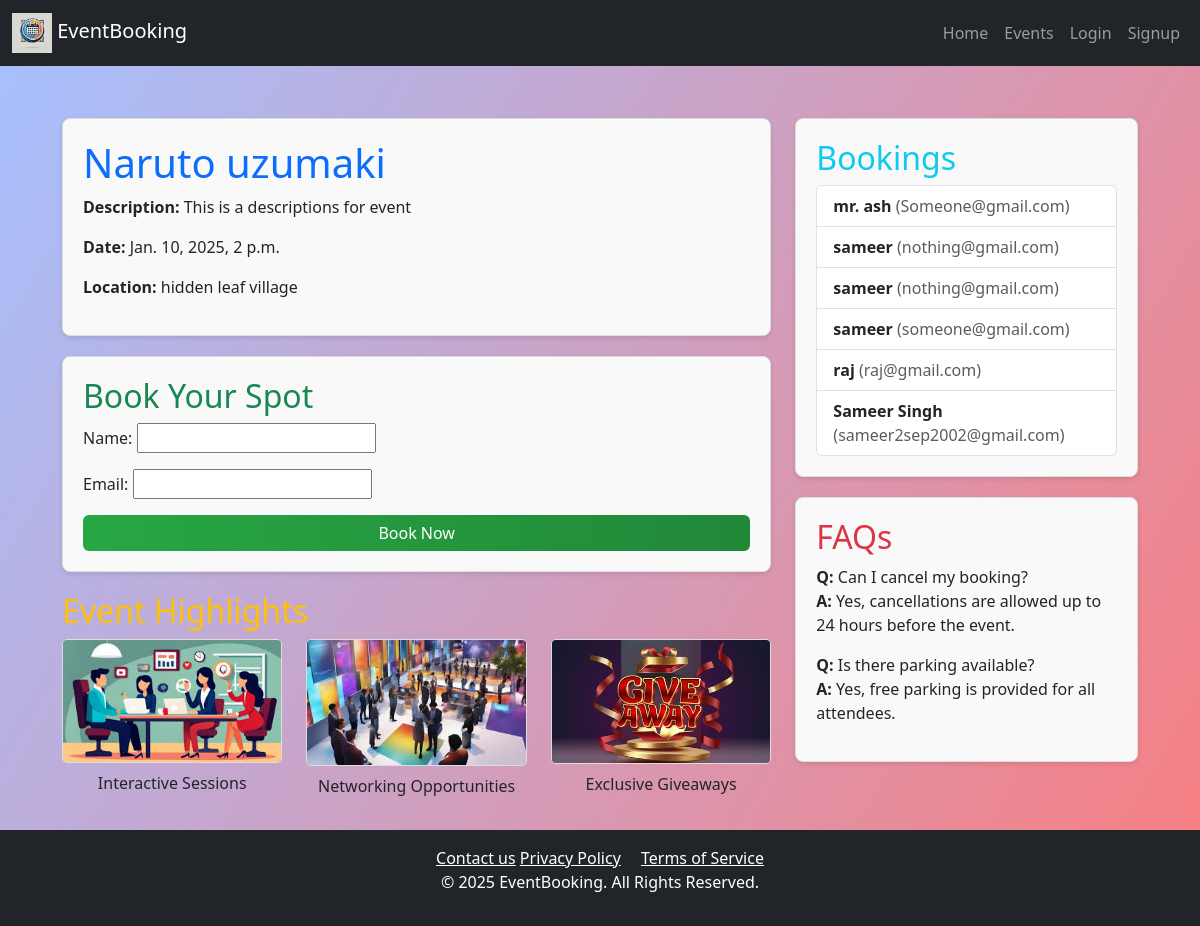
The app's page /events/1/ with its own data.
### events/models.py (models this page shows, shortened)
class Event(models.Model):
    name = models.CharField(max_length=100)
    description = models.TextField()
    date = models.DateTimeField()
    location = models.CharField(max_length=100)

class Booking(models.Model):
    event = models.ForeignKey(Event, on_delete=models.CASCADE)
    name = models.CharField(max_length=100)
    email = models.EmailField()
    booking_date = models.DateTimeField(auto_now_add=True)

### events/views.py (the view, shortened to what this page needs)
# urls.py: path('events/<int:id>/', event_detail, name='event_detail'),
def event_detail(request, id):
    event = get_object_or_404(Event, id=id)
    bookings = event.booking_set.all()
    form = BookingForm(request.POST or None)
    return render(request, 'event_detail.html', {'event': event, 'form': form, 'bookings': bookings})

### events/forms.py
class BookingForm(forms.ModelForm):
    class Meta:
        model = Booking
        fields = ['name', 'email']

### events/templates/event_detail.html (shortened to what this page needs)
{% extends 'common.html' %}
{% block content %}
<div style="background-image: linear-gradient(120deg, #a6c0fe 0%, #f68084 100%);">
    <div class="container mt-5" style="padding-top: 70px;">
    <div class="row">
        <div class="col-lg-8 col-md-12">
            <div class="event-details">
                <h1 class="text-primary">{{ event.name }}</h1>
                <p><strong>Description:</strong> {{ event.description }}</p>
                <p><strong>Date:</strong> {{ event.date }}</p>
                <p><strong>Location:</strong> {{ event.location }}</p>
            </div>
            <div class="booking-section">
                <h2 class="text-success">Book Your Spot</h2>
                <form method="post">
                    {{ form.as_p }}
                    <button type="submit" class="btn btn-success w-100">Book Now</button>
                </form>
            </div>
            <div class="images-section">
                <h2 class="text-warning">Event Highlights</h2>
                <div class="row">
                    <div class="col-md-4 mb-3">
                        <img src="/static/imgINT.jpeg" class="img-fluid" alt="Interactive Sessions">
                        <p class="mt-2 text-center">Interactive Sessions</p>
                    </div>
                    <div class="col-md-4 mb-3">
                        <img src="/static/imgNET.jpeg" class="img-fluid" alt="Networking Opportunities">
                        <p class="mt-2 text-center">Networking Opportunities</p>
                    </div>
                    <div class="col-md-4 mb-3">
                        <img src="/static/imgGW.jpg" class="img-fluid" alt="Exclusive Giveaways">
                        <p class="mt-2 text-center">Exclusive Giveaways</p>
                    </div>
                </div>
            </div>
        </div>
        <div class="col-lg-4 col-md-12">
            <div class="bookings-section">
                <h2 class="text-info">Bookings</h2>
                <ul class="list-group">
                    {% for booking in bookings %}
                        <li class="list-group-item">
                            <strong>{{ booking.name }}</strong>
                            <span class="text-muted">({{ booking.email }})</span>
                        </li>
                    {% empty %}
                        <li class="list-group-item text-muted">No bookings yet.</li>
                    {% endfor %}
                </ul>
            </div>
            <div class="faq-section">
                <h2 class="text-danger">FAQs</h2>
                <p><strong>Q:</strong> Can I cancel my booking?<br><strong>A:</strong> Yes, cancellations are allowed up to 24 hours before the event.</p>
                <p><strong>Q:</strong> Is there parking available?<br><strong>A:</strong> Yes, free parking is provided for all attendees.</p>
            </div>
        </div>
    </div>
</div>
</div>
{% endblock %}

### events/templates/common.html (shortened to what this page needs)
<!DOCTYPE html>
<html lang="en">
<head>
    <link href="https://cdn.jsdelivr.net/npm/bootstrap@5.3.0/dist/css/bootstrap.min.css" rel="stylesheet">
    <link rel="stylesheet" href="https://cdnjs.cloudflare.com/ajax/libs/font-awesome/6.0.0-beta3/css/all.min.css">
</head>
<body>
    <nav class="navbar navbar-expand-lg navbar-dark bg-dark fixed-top">
        <div class="container-fluid">
            <a class="navbar-brand" href="{% url 'home' %}">
                <img src="/static/logoEB.png" alt="EventBooking Logo"> EventBooking
            </a>
            <div class="collapse navbar-collapse" id="navbarNav">
                <ul class="navbar-nav ms-auto">
                    <li class="nav-item"><a class="nav-link" href="{% url 'home' %}">Home</a></li>
                    <li class="nav-item"><a class="nav-link" href="{% url 'event_list' %}">Events</a></li>
                    <li class="nav-item"><a class="nav-link" href="{% url 'login' %}">Login</a></li>
                    <li class="nav-item"><a class="nav-link" href="{% url 'signup' %}">Signup</a></li>
                </ul>
            </div>
        </div>
    </nav>
    <div>
        {% block content %}
        {% endblock %}
    </div>
    <footer class="bg-dark text-center text-white py-3 mt-auto">
        <a href="{% url 'contact_us' %}" class=" text-white">Contact us</a>
        <a href="#" class="text-white me-3">Privacy Policy</a>
        <a href="#" class="text-white">Terms of Service</a>
        <p>&copy; 2025 EventBooking. All Rights Reserved.</p>
    </footer>
</body>
</html>

### events/templates/common.html (style rules this page uses)
.navbar-brand img { height: 40px; }

### events/templates/event_detail.html (style rules this page uses)
.event-details, .booking-section, .bookings-section, .faq-section { background: #f9f9f9; border: 1px solid #ddd; border-radius: 8px; padding: 20px; margin-bottom: 20px; box-shadow: 0 2px 5px rgba(0, 0, 0, 0.1); }
.btn-success { background: linear-gradient(to right, #28a745, #218838); border: none; }
.img-fluid { border: 1px solid #ddd; border-radius: 5px; }
.list-group-item { font-size: 1rem; line-height: 1.5; }
.container { max-width: 1100px; }

### records on screen
Event: name "Naruto uzumaki", description "This is a descriptions for event", date "Jan. 10, 2025, 2 p.m.", location "hidden leaf village"
Booking: name "mr. ash", email "Someone@gmail.com"
Booking: name "sameer", email "nothing@gmail.com"
Booking: name "sameer", email "nothing@gmail.com"
Booking: name "sameer", email "someone@gmail.com"
Booking: name "raj", email "raj@gmail.com"
Booking: name "Sameer Singh", email "sameer2sep2002@gmail.com"
